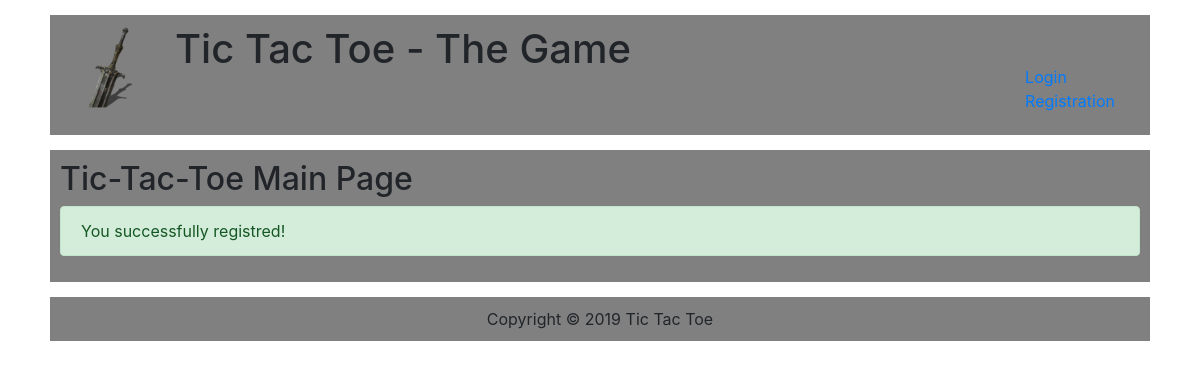
Screenshot of /index.php?msg=registrationsuccess with the database file from the repository.
### tables this page shows
CREATE TABLE IF NOT EXISTS `configuration` (
  `id` int(11) NOT NULL AUTO_INCREMENT,
  `name` varchar(255) DEFAULT NULL,
  `seperator` varchar(3) DEFAULT NULL,
  `description` varchar(255) DEFAULT NULL,
  `maintenance` tinyint(1) DEFAULT NULL,
  `logo` varchar(255) DEFAULT NULL,
  PRIMARY KEY (`id`),
  KEY `id` (`id`)
);

### system/config.php (called while the page is built, shortened)
<?php
    $dbserver       = "localhost";
    $dbusername     = "root";
    $dbpassword     = "";
    $db             = "mmorts";
    $conn = new mysqli($dbserver, $dbusername, $dbpassword, $db);
    if($conn->connect_error)
    {
        die("Connection failed:".$conn->connect_error);
    }
    else
    {
        $query = "SELECT name, seperator, description, logo, maintenance FROM configuration";
        $result = mysqli_query($conn, $query);
        $row = mysqli_fetch_assoc($result);
        $title          = $row['name'];
        $seperator      = $row['seperator'];
        $description    = $row['description'];
        $logo           = $row['logo'];
    }
?>

### system/includes.php (called while the page is built, shortened)
<?php
    require_once("system/config.php");
?>

### frontend/pages/index.php (the view, shortened to what this page needs)
<?php
    global $title;
    global $seperator;
    global $description;
    global $logo;
?>
<html>
    <head>
        <link rel="stylesheet" href="https://use.fontawesome.com/releases/v5.8.2/css/all.css">
        <link rel="stylesheet" href="https://stackpath.bootstrapcdn.com/bootstrap/4.3.1/css/bootstrap.min.css">
        <link href = "frontend/design/css/stylesheet.css" rel="stylesheet" type = "text/css">
    <head>
    <body>
        <div class  = "wrapper">
            <?php require("frontend/templates/header.php"); ?>
            <div class = "layer">
                <div class = "content">
                    <h2>Tic-Tac-Toe Main Page</h2>
                    <?php
                        if(isset($_GET['msg']))
                        {
                            $bad = false;
                            $msg = $_GET['msg'];
                            if($msg == "registrationsuccess")
                            {
                                $msg = "You successfully registred!";
                            }
                            if($bad == true)
                            {
                                ?>
                                    <div class="alert alert-danger" role="alert"><?php echo $msg; ?></div>
                                <?php
                            }
                            else
                            {
                                ?>
                                    <div class="alert alert-success" role="alert"><?php echo $msg; ?></div>
                                <?php
                            }
                        }
                        ?>
                </div>
            </div>
            <?php require_once("frontend/templates/footer.php"); ?>
        </div>
    </body>
</html>

### frontend/templates/header.php
<div class = "layer">
    <div class = "header">
        <div class = "logo";>
            <a href = "index.php?page-index"><img src = "frontend/images/<?php echo $logo; ?>"/></a>
        </div>
        <div class = "title">
            <h1><?php echo $title.$seperator.$description?></title></h1>
        </div>
        <?php
            require_once("frontend/templates/account-actions.php");
        ?>
    </div>
</div>

### frontend/templates/footer.php
<div class = "layer">
    <div class = "footer">
        Copyright &copy; 2019 <?php echo $title ?>
    </div>
</div>

### frontend/design/css/stylesheet.css (style rules this page uses)
.wrapper { width: 1100px; margin: 0 auto; }
.layer { margin-top: 15px; margin-bottom: 15px; }
.header { background-color: gray; padding: 10px; overflow: hidden; }
.logo { float: left; }
.title { float: left; margin-left: 15px; }
.content { background-color: gray; padding: 10px; }
.footer { background-color: gray; text-align: center; padding: 10px; }

### rows the page displays
configuration: logo (picture), name "Tic Tac Toe", seperator "-", description "The Game"

### other values shown
$msg "You successfully registred!"
